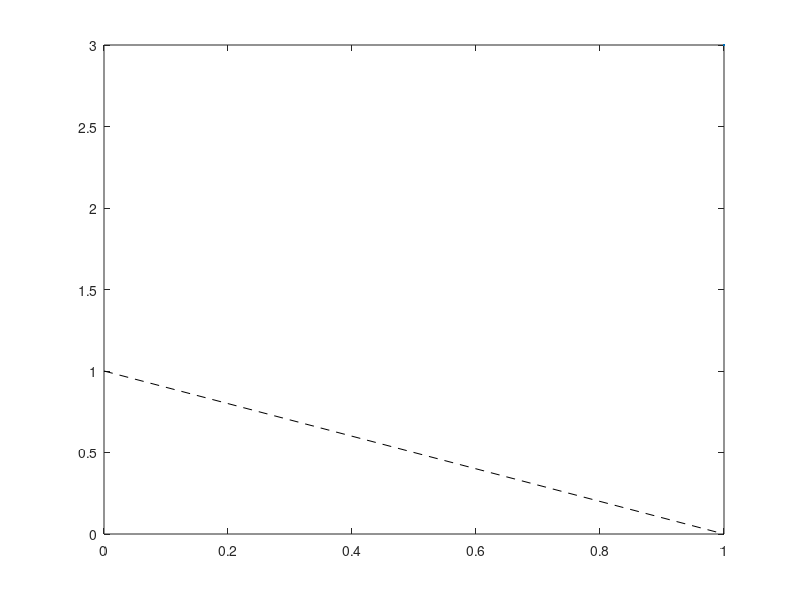

Write MATLAB code to recreate this figure. (Note: this script raises an error after producing the figure.)
close all; clear; clc

x = linspace(-1, 1, 3);

x0=[0,1];
hat1 = [1,0];
hat2 = [0,1,0]

figure('Renderer', 'painters', 'Position', [100 100 1200 300]);
plot(x0, hat1, "--k", LineWidth=3)
text(0, 1.05, ["\phi_{0}"], FontSize=14);
for ii=1:3
    hold on 
    plot(x+ii, hat2, LineWidth=3);
    text(ii, 1.05, ["\phi_{"+num2str(ii)+"}"], FontSize=14);
end
hold on 
plot(x+9, hat2, LineWidth=3);
text(9-0.4, 1.05, ["\phi_{N_h-1}"], FontSize=14);
hold on 
plot(x0+9, flip(hat1), LineWidth=3);
text(10-0.4, 1.05, ["\phi_{N_h}"], FontSize=14);
ylim([0,1.1])
yticks([0,1])
xticks([0,1,2,3,6,9,10])
xticklabels(["x_0", "x_1", "x_2", "x_3","...", "x_{N_h-1}", "x_{N_h}"])
grid on

saveas(gcf, "./ReportAssets/BasisFunctions.png")




%%
test = ["TestHW1E4S0";"TestHW1E4S1";"TestHW1E4S2"]
for ii=1:3
    [errors,solutions,femregion,Dati,u_snp] = C_main1D(test(ii), 7, 0.0001)
    close all
end
%%
test = ["TestHW1E5S0";"TestHW1E5S1";"TestHW1E5S2"]
for ii=1:3
    [errors,solutions,femregion,Dati,u_snp] = C_main1D(test(ii), 7, 0.0001)
    close all
end

%%
clear;close all;
t=linspace(0,1,1000);
g=t.*0;
for ii=1:length(t)
    if abs(t(ii)-0.2)<=0.1
        g(ii)=.5*(1+cos(pi*(t(ii)-0.2)/0.1));
    end
end

figure('Renderer', 'painters', 'Position', [100 100 800 250]);
plot(t, g, LineWidth=3);
xlim([0,1])
ylim([-0.2, 1.2])
xlabel("Time t", FontSize=14)
ylabel("Amplitude", FontSize=14)
title("Half Cosine Impulse", FontSize=20)
grid 

